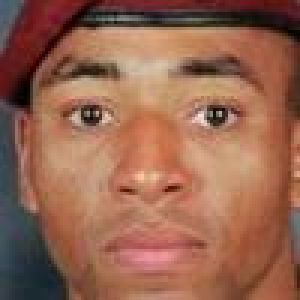
#> input picture dataset_B_FacialImages/OpenFace/Ainsworth_Dyer_0001.jpg, 100 x 100 px, found by its file name (shown 3 times larger); its folder holds only this picture in this run
$ python CropEyes.py
#> lines starting #> are read from the running program, lines starting #| are printed output that depends on the picture
import numpy as np
import cv2 as cv
import os
import random

cvpath = r'C:\Users\USER\PycharmProjects\untitled1\SC\venv\Lib\site-packages\cv2\data'
face_cascade = cv.CascadeClassifier(cvpath + r'\haarcascade_frontalface_default.xml')
eye_cascade = cv.CascadeClassifier(cvpath + r'\haarcascade_eye_tree_eyeglasses.xml')

# imgpath = r'D:\Programming\SC\Files\dataset_B_FacialImages\OpenFace'
outpath = r'C:\Users\USER\PycharmProjects\untitled1\SC\Cropeyes'
# img = cv.imread(imgpath + r'\Alicia_Witt_0001.jpg')
# gray = cv.cvtColor(img, cv.COLOR_BGR2GRAY)

rand = list(range(3000))
random.shuffle(rand)

id = 0

pathL = [r'C:\Users\USER\PycharmProjects\untitled1\SC\venv\Lib\site-packages\cv2\data\dataset_B_FacialImages\OpenFace',
         r'C:\Users\USER\PycharmProjects\untitled1\SC\venv\Lib\site-packages\cv2\data\dataset_B_FacialImages\ClosedFace']

for imgpath in pathL:
    for image_name in (os.listdir(imgpath))[:]:
        if image_name.endswith('.jpg'):
            print(id)
            id += 1

            img = cv.imread(imgpath + '\\' + image_name)
#> img is the input picture: shape (100, 100, 3); mean B, G, R 79.7, 100.7, 150.3
            gray = cv.cvtColor(img, cv.COLOR_BGR2GRAY)
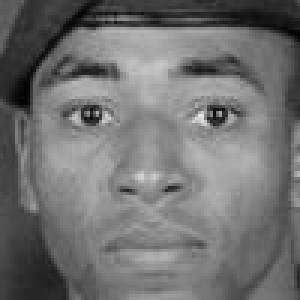
#> gray: shape (100, 100) (shown 3 times larger); min 2, max 232, mean 113.2
            faces = face_cascade.detectMultiScale(gray, 1.3, 5)
#> faces = [[6, 6, 89, 89]]

            for (x, y, w, h) in faces:
                side = w
                face_img = img[y: y + h, x: x + w]
                '''
                cv.imshow('eye_img', face_img)
                cv.waitKey(0)
                cv.destroyAllWindows()
                '''
                eye_img = face_img[7 * side // 32: 17 * side // 32, :].copy()
                eye_gray = cv.cvtColor(eye_img, cv.COLOR_BGR2GRAY)
                '''
                cv.imshow('eye_img', eye_img)
                cv.waitKey(0)
                cv.destroyAllWindows()
                '''
                suffix = ''
                if imgpath.endswith('OpenFace'):
                    suffix = 'open'
                else:
                    suffix = 'close'

                cv.imwrite(outpath + '\\' + str(rand[id]) + suffix + '.jpg', eye_gray)
#> this loop made 1 pass
#> (x, y, w, h, side, suffix) on pass 1: (6, 6, 89, 89, 89, 'open')
#> pass 1, `face_img = img[y: y + h, x: x + w]`:
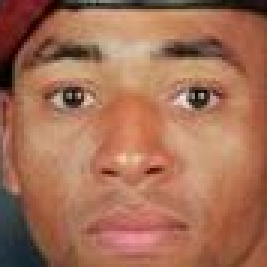
#> face_img: shape (89, 89, 3) (shown 3 times larger); mean B, G, R 85.7, 110.6, 164
#> pass 1, `eye_img = face_img[7 * side // 32: 17 * side // 32, :].copy()`:
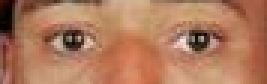
#> eye_img: shape (28, 89, 3) (shown 3 times larger); mean B, G, R 93, 122.2, 175.2
#> pass 1, `eye_gray = cv.cvtColor(eye_img, cv.COLOR_BGR2GRAY)`:
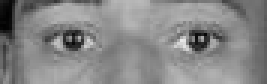
#> eye_gray: shape (28, 89) (shown 3 times larger); min 2, max 232, mean 134.8
#> (the run stopped early here; a loop or call above may not have finished)
